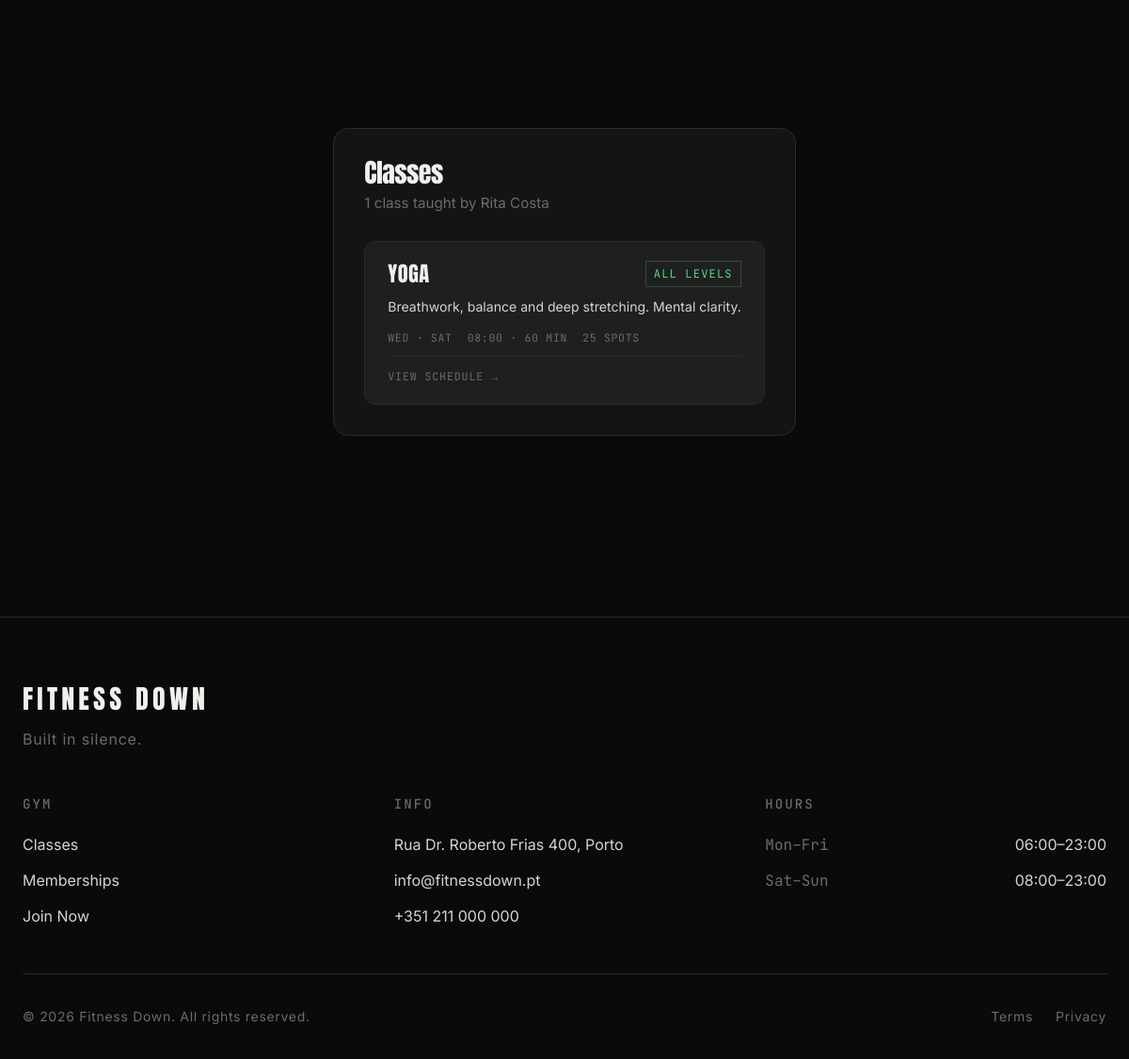
/trainer.php?id=6 (lower part), run on an earlier commit of the app's database.
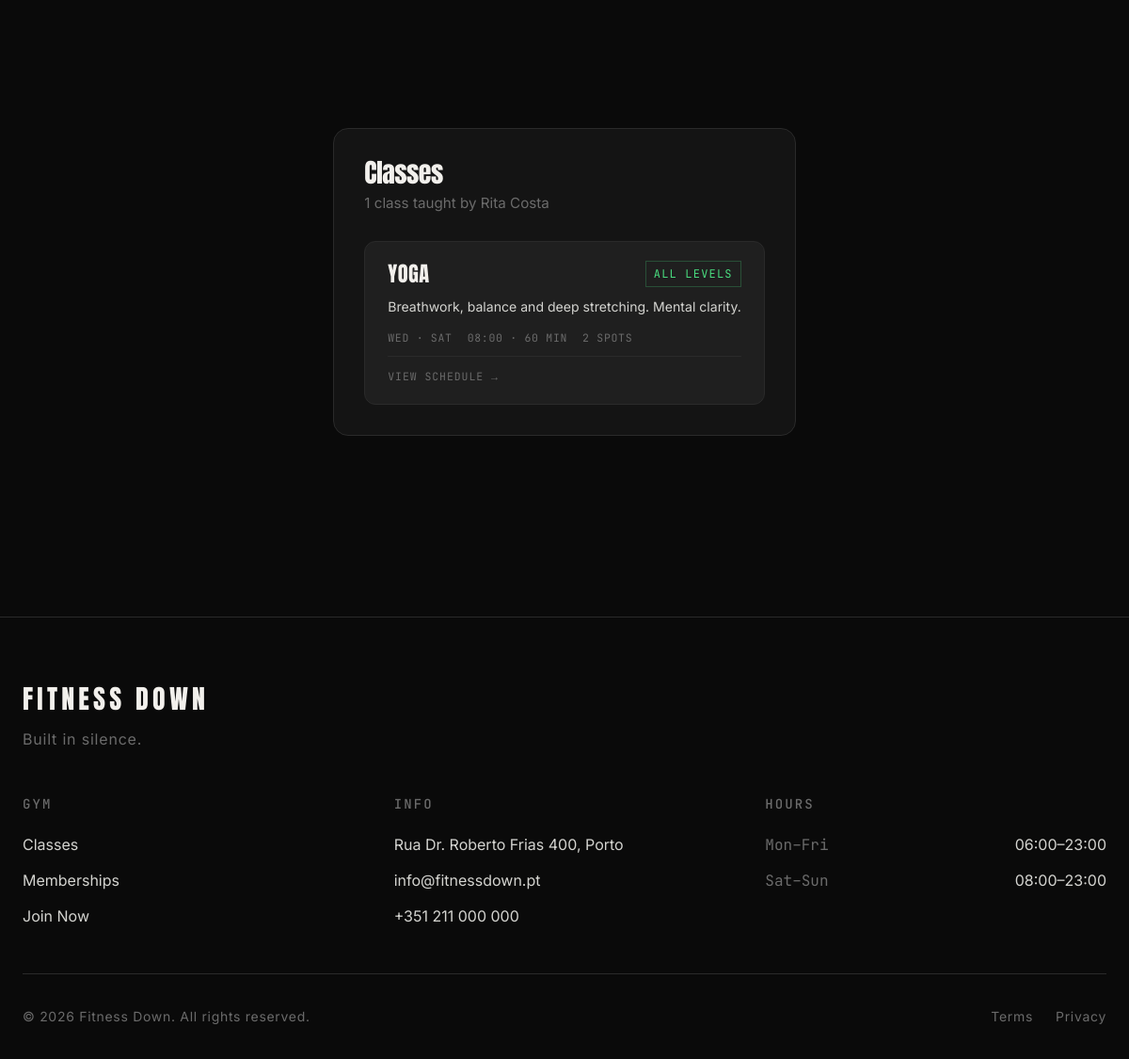
And on a later commit of the database.
### tables this page shows
CREATE TABLE classes(
    id INTEGER PRIMARY KEY AUTOINCREMENT,
    trainer_id INTEGER NOT NULL,
    name TEXT NOT NULL, --this name will be the type of class
    description TEXT,
    difficulty TEXT NOT NULL CHECK (difficulty IN('beginner', 'intermediate', 'advanced')),
    duration_minutes INTEGER NOT NULL,
    capacity INTEGER NOT NULL,
    photo TEXT,
    is_active INTEGER NOT NULL DEFAULT 1,
    FOREIGN KEY (trainer_id) REFERENCES users(id) ON DELETE RESTRICT
);

CREATE TABLE sessions(
    id INTEGER PRIMARY KEY AUTOINCREMENT,
    class_id INTEGER NOT NULL,
    day_of_week TEXT NOT NULL CHECK (day_of_week IN ('monday','tuesday','wednesday','thursday','friday','saturday','sunday')),
    start_time TEXT NOT NULL,
    duration_minutes INTEGER NOT NULL CHECK (duration_minutes > 0),
    status TEXT NOT NULL DEFAULT 'scheduled' CHECK (status IN ('scheduled', 'completed', 'cancelled')),
    notes TEXT,
    FOREIGN KEY (class_id) REFERENCES classes(id) ON DELETE CASCADE
);

### includes/helper.php (called while the page is built, shortened)
<?php
function e(string $val): string {
    return htmlspecialchars($val, ENT_QUOTES | ENT_SUBSTITUTE, 'UTF-8');
}

### trainer.php (the view, shortened to what this page needs)
<?php
$trainer_id = isset($_GET['id']) ? (int)$_GET['id'] : 0;
$pdo = get_db();
$stmt = $pdo->prepare("
    SELECT id, name, username, profile_photo, role, is_active
    FROM users
    WHERE id = ? AND role = 'trainer' AND is_active = 1
");
$stmt->execute([$trainer_id]);
$trainer = $stmt->fetch();
$stmt = $pdo->prepare("
    SELECT c.id, c.name, c.description, c.difficulty, c.duration_minutes, c.capacity
    FROM classes c
    WHERE c.trainer_id = ? AND c.is_active = 1
    ORDER BY c.name
");
$stmt->execute([$trainer_id]);
$classes = $stmt->fetchAll();
$class_ids = array_column($classes, 'id');
$sessions_by_class = [];
if (!empty($class_ids)) {
    $placeholders = implode(',', array_fill(0, count($class_ids), '?'));
    $stmt = $pdo->prepare("
        SELECT s.class_id, s.day_of_week, s.start_time
        FROM sessions s
        WHERE s.class_id IN ($placeholders)
        ORDER BY CASE s.day_of_week
            WHEN 'monday'    THEN 1 WHEN 'tuesday'   THEN 2 WHEN 'wednesday' THEN 3
            WHEN 'thursday'  THEN 4 WHEN 'friday'    THEN 5 WHEN 'saturday'  THEN 6
            WHEN 'sunday'    THEN 7 END, s.start_time
    ");
    $stmt->execute($class_ids);
    foreach ($stmt->fetchAll() as $s) {
        $sessions_by_class[$s['class_id']][] = $s;
    }
}
$day_abbr = [
    'monday' => 'Mon', 'tuesday' => 'Tue', 'wednesday' => 'Wed',
    'thursday' => 'Thu', 'friday' => 'Fri', 'saturday' => 'Sat', 'sunday' => 'Sun',
];
$difficulty_map = [
    'beginner'     => ['class' => 'easy', 'label' => 'All levels'],
    'intermediate' => ['class' => 'mid',  'label' => 'Intermediate'],
    'advanced'     => ['class' => 'hard', 'label' => 'Advanced'],
];
include __DIR__ . '/includes/header.php';
?>
<main class="trainer-public">
    <section class="tp-hero">
    </section>
    <section class="tp-classes">
        <header class="tp-classes__header">
            <h2>Classes</h2>
            <p><?= count($classes) ?> class<?= count($classes) !== 1 ? 'es' : '' ?> taught by <?= e($trainer['name']) ?></p>
        </header>
        <?php if (empty($classes)): ?>
            <p class="tp-classes__empty">No active classes at the moment.</p>
        <?php else: ?>
            <div class="tp-class-grid">
                <?php foreach ($classes as $cls):
                    $diff     = $difficulty_map[$cls['difficulty']] ?? ['class' => 'easy', 'label' => $cls['difficulty']];
                    $sessions = $sessions_by_class[$cls['id']] ?? [];
                    $days     = array_unique(array_column($sessions, 'day_of_week'));
                    $day_disp = count($days) === 7
                              ? 'Daily'
                              : implode(' · ', array_map(fn($d) => $day_abbr[$d] ?? $d, $days));
                    $first_time = $sessions[0]['start_time'] ?? null;
                ?>
                <div class="tp-class-card">
                    <div class="tp-class-card__top">
                        <h3 class="tp-class-card__name"><?= e($cls['name']) ?></h3>
                        <span class="crow__difficulty crow__difficulty--<?= $diff['class'] ?>"><?= e($diff['label']) ?></span>
                    </div>
                    <?php if (!empty($cls['description'])): ?>
                        <p class="tp-class-card__desc"><?= e($cls['description']) ?></p>
                    <?php endif; ?>
                    <div class="tp-class-card__meta">
                        <?php if ($day_disp): ?>
                            <span class="tp-class-card__days"><?= e($day_disp) ?></span>
                        <?php endif; ?>
                        <?php if ($first_time): ?>
                            <span class="tp-class-card__time"><?= e($first_time) ?> · <?= (int)$cls['duration_minutes'] ?> min</span>
                        <?php endif; ?>
                        <span class="tp-class-card__cap"><?= (int)$cls['capacity'] ?> spots</span>
                    </div>
                    <a href="/classes.php" class="tp-class-card__link">View schedule →</a>
                </div>
                <?php endforeach; ?>
            </div>
        <?php endif; ?>
    </section>
</main>
<?php include __DIR__ . '/includes/footer.php'; ?>

What changed in the data, as far as the page shows it:
changed classes "YOGA": capacity "25" → "2"
